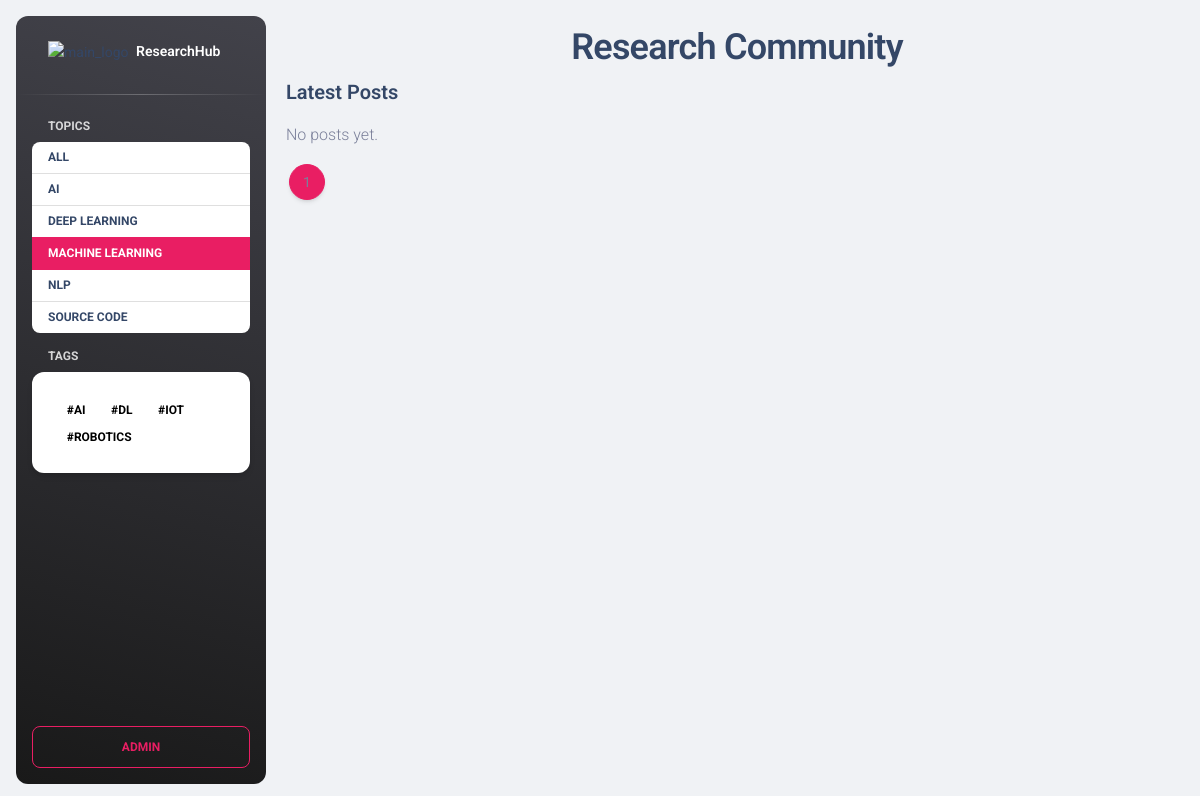
The app's page /community/topic/machine-learning/ with its own data.
### appCommunity/models.py (models this page shows, shortened)
class TimeStampedModel(models.Model):
    created_at = models.DateTimeField(auto_now_add=True, db_index=True)
    updated_at = models.DateTimeField(auto_now=True)
    class Meta:
        abstract = True

class Topic(TimeStampedModel):
    name = models.CharField(max_length=100, unique=True)
    slug = models.SlugField(max_length=120, unique=True, blank=True)
    description = models.TextField(blank=True)
    class Meta:
        ordering = ["name"]
        indexes = [models.Index(fields=["slug"])]

class Tag(TimeStampedModel):
    name = models.CharField(max_length=40, unique=True)
    slug = models.SlugField(max_length=60, unique=True, blank=True)

### appCommunity/views.py (the view, shortened to what this page needs)
# urls.py: path("", views.post_list, name="community"),
def post_list(request, topic_slug=None, tag_slug=None):
    posts = (Post.objects
             .select_related("author", "topic")
             .prefetch_related("tags")
             .annotate(num_comments=Count("comments"))
             .order_by("-created_at"))
    active_topic = None
    active_tag = None
    if topic_slug:
        active_topic = get_object_or_404(Topic, slug=topic_slug)
        posts = posts.filter(topic=active_topic)
    if tag_slug:
        active_tag = get_object_or_404(Tag, slug=tag_slug)
        posts = posts.filter(tags=active_tag)
    paginator = Paginator(posts, 10)
    page_obj = paginator.get_page(request.GET.get("page"))
    post_ids = [p.id for p in page_obj.object_list]
    likes_map, dislikes_map = {}, {}
    for p in page_obj.object_list:
        p.like_count = likes_map.get(p.id, 0)
        p.dislike_count = dislikes_map.get(p.id, 0)
    ctx = {
        "page_obj": page_obj,
        "topics": Topic.objects.order_by("name"),
        "tags": Tag.objects.order_by("name"),
        "active_topic": active_topic,
        "active_tag": active_tag,
    }
    return render(request, "Forum.html", ctx)

### templates/Forum.html (shortened to what this page needs)
{% extends "root.html" %}
{% load static %}
{% block content %}
    {% include 'forum/side_bar.html' %}
    <main class="main-content position-relative max-height-vh-100 h-100 border-radius-lg ">
        <div class="container">
            <div class="text-center">
                <h2 class="mt-4">Research Community</h2>
            </div>
            <div class="row">
                <section class="col-lg-12">
                    <div class="d-flex justify-content-between align-items-center mb-3">
                        <h5 class="mb-0">Latest Posts</h5>
                    </div>
                    {% for post in page_obj %}
                        <div class="card mb-3 shadow-sm border-0">
                            <div class="card-body">
                                <a class="h5 text-decoration-none"
                                   href="{% url 'post_detail' post.pk %}"><i class="bi bi-megaphone-fill"></i> {{ post.title }}</a>
                                <div class="small text-muted mt-1">
                                    <span class="text-info {% if post.kind == 'question' %}text-danger{% endif %}">
  {{ post.get_kind_display }} </span> · {{ post.created_at|date:"Y-m-d H:i" }}
                                    {% if post.topic %} · in {{ post.topic.name }}{% endif %}
                                    {% if post.tags.all %} ·
                                        {% for tg in post.tags.all %}
                                            <span class="badge text-bg-light">#{{ tg.name }}</span>
                                        {% endfor %}
                                    {% endif %}
                                </div>
                                · 👍 {{ post.like_count }} · 👎 {{ post.dislike_count }} · 💬 {{ post.num_comments }}
                            </div>
                        </div>
                    {% empty %}
                        <p class="text-muted">No posts yet.</p>
                    {% endfor %}
                    <nav aria-label="pagination">
                        <ul class="pagination">
                            <li class="page-item active"><span class="page-link">{{ page_obj.number }}</span></li>
                        </ul>
                    </nav>
                </section>
            </div>
        </div>
    </main>
{% endblock %}

### templates/forum/side_bar.html (shortened to what this page needs)
{% load static %}
<aside class="sidenav navbar navbar-vertical navbar-expand-xs border-0 border-radius-xl my-3 fixed-start ms-3   bg-gradient-dark"
       id="sidenav-main">
    <div class="sidenav-header">
        <a class="navbar-brand m-0" href="/">
            <img src="{% static 'img/research.png' %}" class="navbar-brand-img h-100" alt="main_logo">
            <span class="ms-1 font-weight-bold text-white">ResearchHub</span>
        </a>
    </div>
    <hr class="horizontal light mt-0 mb-2">
    <div class="collapse navbar-collapse  w-auto " id="sidenav-collapse-main">
        <ul class="navbar-nav">
            <li class="nav-item mt-3">
                <h6 class="ps-4 ms-2 text-uppercase text-xs text-white font-weight-bolder opacity-8">Topics</h6>
            </li>
            <ul class="list-group list-group-flush ps-3 pe-3  text-uppercase text-xs text-white font-weight-bolder rounded-3">
                <li class="sidemenu list-group-item {% if not active_topic %}active{% endif %}">
                    <a class="text-decoration-none {% if not active_topic %}text-white{% endif %}"
                       href="{% url 'community' %}">All</a>
                </li>
                {% for t in topics %}
                    <li class="sidemenu list-group-item {% if active_topic and t == active_topic %}active{% endif %}">
                        <a class="text-decoration-none {% if active_topic and t == active_topic %}text-white{% endif %}"
                           href="{% url 'post_list_by_topic' t.slug %}">{{ t.name }}</a>
                    </li>
                {% endfor %}
            </ul>
            <li class="nav-item mt-3">
                <h6 class="ps-4 ms-2 text-uppercase text-xs text-white font-weight-bolder opacity-8">Tags</h6>
            </li>
            <div class="ps-3 pe-3  text-uppercase text-white font-weight-bolder">
                <div class="card ">
                    <div class="card-body">
                        {% for tg in tags %}
                            <a class="badge text-bg-secondary text-decoration-none"
                               href="{% url 'post_list_by_tag' tg.slug %}">
                                #{{ tg.name }}
                            </a>
                        {% empty %}
                            <span class="text-muted">No tags.</span>
                        {% endfor %}
                    </div>
                </div>
            </div>
        </ul>
    </div>
    <div class="sidenav-footer position-absolute w-100 bottom-0 ">
        <div class="mx-3">
            <a class="btn btn-outline-primary mt-4 w-100"
               href="/admin"
               type="button">Admin</a>
        </div>
    </div>
</aside>

### records on screen
Topic: name "AI"
Topic: name "DEEP LEARNING"
Topic: name "MACHINE LEARNING"
Topic: name "NLP"
Topic: name "SOURCE CODE"
Tag: name "AI"
Tag: name "DL"
Tag: name "IOT"
Tag: name "ROBOTICS"

### other values on screen
{{ page_obj.number }} "1"
